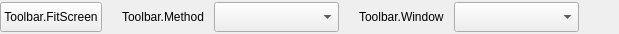
<?xml version="1.0" encoding="UTF-8"?>
<ui version="4.0">
 <class>AFQGameCaptureSourceToolbar</class>
 <widget class="QWidget" name="AFQGameCaptureSourceToolbar">
  <property name="geometry">
   <rect>
    <x>0</x>
    <y>0</y>
    <width>619</width>
    <height>34</height>
   </rect>
  </property>
  <property name="minimumSize">
   <size>
    <width>0</width>
    <height>34</height>
   </size>
  </property>
  <property name="maximumSize">
   <size>
    <width>16777215</width>
    <height>34</height>
   </size>
  </property>
  <property name="windowTitle">
   <string>Form</string>
  </property>
  <layout class="QHBoxLayout" name="horizontalLayout_2">
   <property name="spacing">
    <number>10</number>
   </property>
   <property name="leftMargin">
    <number>0</number>
   </property>
   <property name="topMargin">
    <number>0</number>
   </property>
   <property name="rightMargin">
    <number>0</number>
   </property>
   <property name="bottomMargin">
    <number>0</number>
   </property>
   <item>
    <widget class="QPushButton" name="pushButton_FitScreen">
     <property name="sizePolicy">
      <sizepolicy hsizetype="Minimum" vsizetype="Preferred">
       <horstretch>0</horstretch>
       <verstretch>0</verstretch>
      </sizepolicy>
     </property>
     <property name="minimumSize">
      <size>
       <width>0</width>
       <height>30</height>
      </size>
     </property>
     <property name="maximumSize">
      <size>
       <width>16777215</width>
       <height>30</height>
      </size>
     </property>
     <property name="text">
      <string>Toolbar.FitScreen</string>
     </property>
    </widget>
   </item>
   <item>
    <spacer name="horizontalSpacer_2">
     <property name="orientation">
      <enum>Qt::Horizontal</enum>
     </property>
     <property name="sizeType">
      <enum>QSizePolicy::Fixed</enum>
     </property>
     <property name="sizeHint" stdset="0">
      <size>
       <width>10</width>
       <height>20</height>
      </size>
     </property>
    </spacer>
   </item>
   <item>
    <widget class="QLabel" name="label_Method">
     <property name="sizePolicy">
      <sizepolicy hsizetype="Minimum" vsizetype="Preferred">
       <horstretch>0</horstretch>
       <verstretch>0</verstretch>
      </sizepolicy>
     </property>
     <property name="minimumSize">
      <size>
       <width>0</width>
       <height>30</height>
      </size>
     </property>
     <property name="maximumSize">
      <size>
       <width>16777215</width>
       <height>30</height>
      </size>
     </property>
     <property name="text">
      <string>Toolbar.Method</string>
     </property>
    </widget>
   </item>
   <item>
    <widget class="QComboBox" name="comboBox_Mode">
     <property name="sizePolicy">
      <sizepolicy hsizetype="Expanding" vsizetype="Preferred">
       <horstretch>0</horstretch>
       <verstretch>0</verstretch>
      </sizepolicy>
     </property>
     <property name="minimumSize">
      <size>
       <width>0</width>
       <height>30</height>
      </size>
     </property>
     <property name="maximumSize">
      <size>
       <width>16777215</width>
       <height>30</height>
      </size>
     </property>
    </widget>
   </item>
   <item>
    <spacer name="horizontalSpacer_3">
     <property name="orientation">
      <enum>Qt::Horizontal</enum>
     </property>
     <property name="sizeType">
      <enum>QSizePolicy::Fixed</enum>
     </property>
     <property name="sizeHint" stdset="0">
      <size>
       <width>10</width>
       <height>20</height>
      </size>
     </property>
    </spacer>
   </item>
   <item>
    <widget class="QLabel" name="label_Window">
     <property name="sizePolicy">
      <sizepolicy hsizetype="Minimum" vsizetype="Preferred">
       <horstretch>0</horstretch>
       <verstretch>0</verstretch>
      </sizepolicy>
     </property>
     <property name="minimumSize">
      <size>
       <width>0</width>
       <height>30</height>
      </size>
     </property>
     <property name="maximumSize">
      <size>
       <width>16777215</width>
       <height>30</height>
      </size>
     </property>
     <property name="text">
      <string>Toolbar.Window</string>
     </property>
    </widget>
   </item>
   <item>
    <widget class="QComboBox" name="comboBox_Window">
     <property name="sizePolicy">
      <sizepolicy hsizetype="Expanding" vsizetype="Preferred">
       <horstretch>0</horstretch>
       <verstretch>0</verstretch>
      </sizepolicy>
     </property>
     <property name="minimumSize">
      <size>
       <width>0</width>
       <height>30</height>
      </size>
     </property>
     <property name="maximumSize">
      <size>
       <width>16777215</width>
       <height>30</height>
      </size>
     </property>
    </widget>
   </item>
   <item>
    <spacer name="horizontalSpacer">
     <property name="orientation">
      <enum>Qt::Horizontal</enum>
     </property>
     <property name="sizeType">
      <enum>QSizePolicy::Preferred</enum>
     </property>
     <property name="sizeHint" stdset="0">
      <size>
       <width>40</width>
       <height>20</height>
      </size>
     </property>
    </spacer>
   </item>
  </layout>
 </widget>
 <resources/>
 <connections/>
</ui>
